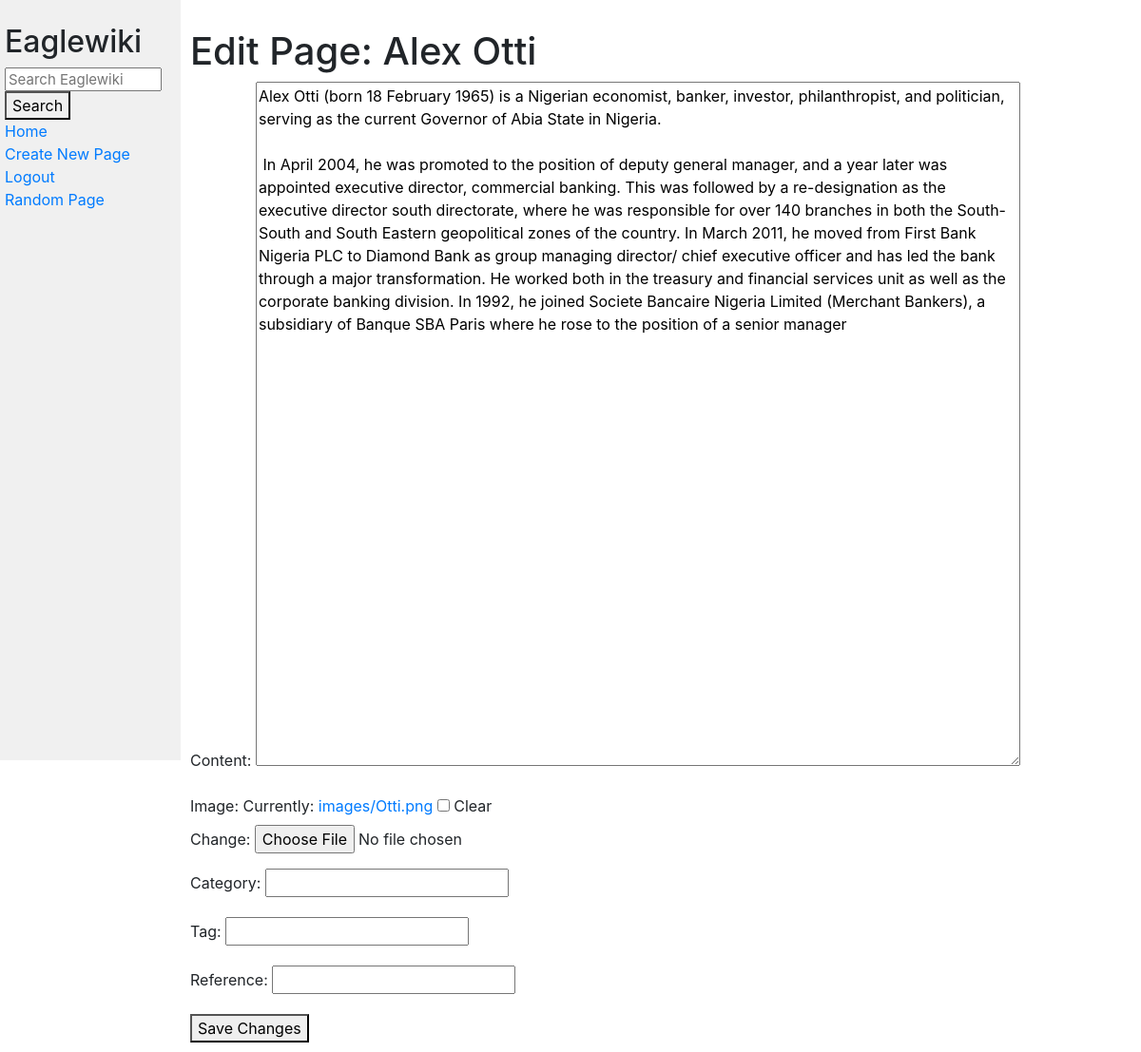
The page /wiki/Alex Otti/edit/ (signed in) on the database its author committed.
### encyclopedia/models.py (models this page shows, shortened)
class Entry(models.Model):
    title = models.CharField(max_length=255)
    content = models.TextField()
    image = models.ImageField(upload_to='images/', null=True, blank=True)
    category = models.CharField(max_length=100, null=True, blank=True)
    tag = models.CharField(max_length=100, null=True, blank=True)
    reference = models.CharField(max_length=255, null=True, blank=True)

### encyclopedia/views.py (the view)
# urls.py: path("wiki/<str:title>/edit/", views.edit_page, name="edit_page"),
@login_required
def edit_page(request, title):
    entry = Entry.objects.get(title=title)
    if request.method == "POST":
        form = EditEntryForm(request.POST, request.FILES, instance=entry)
        if form.is_valid():
            form.save()
            return redirect('entry_page', title=title)
    else:
        form = EditEntryForm(instance=entry)
    return render(request, "edit_page.html", {"form": form, "title": title})

### encyclopedia/forms.py
class EditEntryForm(forms.ModelForm):
    class Meta:
        model = Entry
        fields = ['content', 'image', 'category', 'tag', 'reference']

### encyclopedia/templates/edit_page.html (shortened to what this page needs)
{% extends "encyclopedia/layout.html" %}
{% block body %}
    <h1>Edit Page: {{ title }}</h1>
    <form method="post" enctype="multipart/form-data">
        {{ form.as_p }}
        <button type="submit">Save Changes</button>
    </form>
{% endblock %}

### encyclopedia/static/encyclopedia/styles.css (style rules this page uses)
body { margin: 0; background-color: white; }
h1 { margin-top: 0px; padding-top: 20px; }
textarea { height: 90vh; width: 80%; }

### rows shown on the page
Entry: title "Alex Otti", content "Alex Otti (born 18 February 1965) is a Nigerian economist, banker, investor, philanthropist, and politician, serving as the current Governor of Abia State in Nigeria. In April 2004, he was promoted to the position of deputy general manager, and a year later was appointed executive director, commercial banking. This was followed by a re-designation as the executive director south directorate, where he was responsible for over 140 branches in both the South-South and South Eastern geopolitical zones of the country. In March 2011, he moved from First Bank Nigeria PLC to Diamond Bank as group managing director/ chief executive officer and has led the bank through a major transformation. He…"
